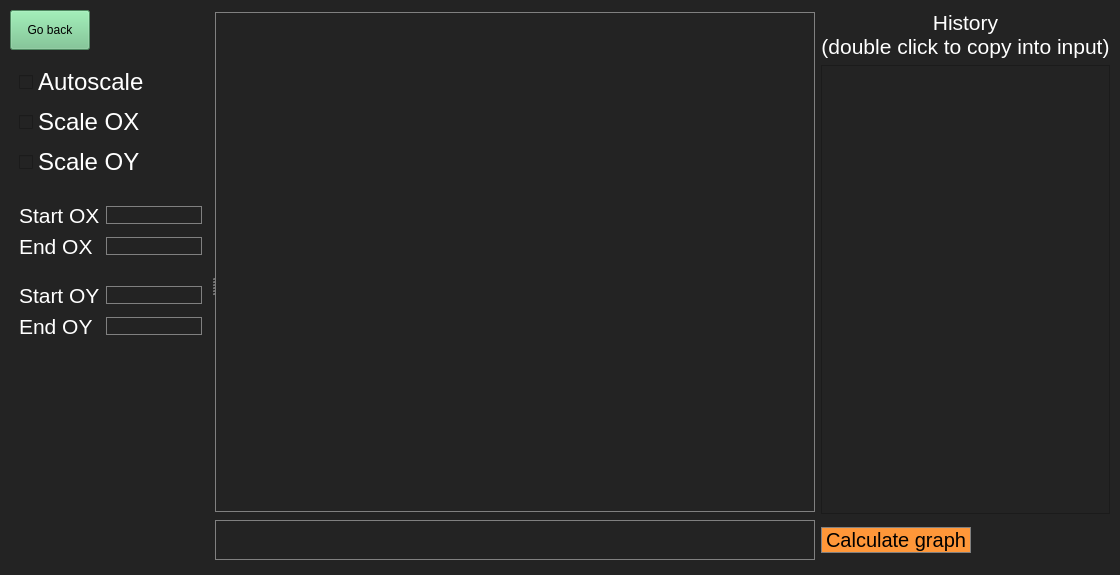
<?xml version="1.0" encoding="UTF-8"?>
<ui version="4.0">
 <class>QPlot</class>
 <widget class="QWidget" name="QPlot">
  <property name="geometry">
   <rect>
    <x>0</x>
    <y>0</y>
    <width>1120</width>
    <height>575</height>
   </rect>
  </property>
  <property name="sizePolicy">
   <sizepolicy hsizetype="Fixed" vsizetype="Fixed">
    <horstretch>0</horstretch>
    <verstretch>0</verstretch>
   </sizepolicy>
  </property>
  <property name="minimumSize">
   <size>
    <width>1120</width>
    <height>575</height>
   </size>
  </property>
  <property name="maximumSize">
   <size>
    <width>1120</width>
    <height>575</height>
   </size>
  </property>
  <property name="windowTitle">
   <string>Form</string>
  </property>
  <property name="styleSheet">
   <string notr="true">QWidget {background:rgb(35, 35, 35);}
QGroupBox {
  border: 0px ;
}
QCheckBox {
background:rgb(35, 35, 35);
color:white;
}
QLineEdit {
background:rgb(35, 35, 35);
border: 1px solid grey;
color:white;
}
QLabel {
background:rgb(35, 35, 35);
color:white;
}</string>
  </property>
  <widget class="QSplitter" name="splitter">
   <property name="geometry">
    <rect>
     <x>10</x>
     <y>10</y>
     <width>1100</width>
     <height>550</height>
    </rect>
   </property>
   <property name="orientation">
    <enum>Qt::Horizontal</enum>
   </property>
   <widget class="QWidget" name="layoutWidget">
    <layout class="QFormLayout" name="formLayout">
     <item row="0" column="0">
      <widget class="QPushButton" name="pushButton">
       <property name="minimumSize">
        <size>
         <width>0</width>
         <height>40</height>
        </size>
       </property>
       <property name="styleSheet">
        <string notr="true">QPushButton {
  background-color: rgb(111, 193, 136);
  color: black; 

}

QPushButton:pressed {
    background-color: qlineargradient(x1: 0, y1: 0, x2: 0, y2: 1,
                                      stop: 0 #6FC188, stop: 1 #5DA976);
}</string>
       </property>
       <property name="text">
        <string>Go back</string>
       </property>
      </widget>
     </item>
     <item row="2" column="0" colspan="2">
      <widget class="QGroupBox" name="groupBox">
       <layout class="QGridLayout" name="gridLayout_2">
        <item row="0" column="1">
         <widget class="QLineEdit" name="lineEdit_start_x"/>
        </item>
        <item row="1" column="1">
         <widget class="QLineEdit" name="lineEdit_end_x"/>
        </item>
        <item row="0" column="0">
         <widget class="QLabel" name="start_ox">
          <property name="font">
           <font>
            <pointsize>16</pointsize>
           </font>
          </property>
          <property name="text">
           <string>Start OX</string>
          </property>
         </widget>
        </item>
        <item row="1" column="0">
         <widget class="QLabel" name="end_ox">
          <property name="font">
           <font>
            <pointsize>16</pointsize>
           </font>
          </property>
          <property name="text">
           <string>End OX</string>
          </property>
         </widget>
        </item>
       </layout>
      </widget>
     </item>
     <item row="1" column="0" colspan="2">
      <widget class="QGroupBox" name="groupBox">
       <layout class="QGridLayout" name="gridLayout_3">
        <item row="0" column="0">
         <widget class="QCheckBox" name="checkBox_autoscale">
          <property name="font">
           <font>
            <pointsize>18</pointsize>
           </font>
          </property>
          <property name="text">
           <string>Autoscale</string>
          </property>
         </widget>
        </item>
        <item row="1" column="0">
         <widget class="QCheckBox" name="checkBox_scale_x">
          <property name="font">
           <font>
            <pointsize>18</pointsize>
           </font>
          </property>
          <property name="text">
           <string>Scale OX</string>
          </property>
         </widget>
        </item>
        <item row="2" column="0">
         <widget class="QCheckBox" name="checkBox_scale_y">
          <property name="font">
           <font>
            <pointsize>18</pointsize>
           </font>
          </property>
          <property name="text">
           <string>Scale OY</string>
          </property>
         </widget>
        </item>
       </layout>
      </widget>
     </item>
     <item row="3" column="0" colspan="2">
      <widget class="QGroupBox" name="groupBoxScale">
       <layout class="QGridLayout" name="gridLayout_4">
        <item row="0" column="0">
         <widget class="QLabel" name="start_oy">
          <property name="font">
           <font>
            <pointsize>16</pointsize>
           </font>
          </property>
          <property name="text">
           <string>Start OY</string>
          </property>
         </widget>
        </item>
        <item row="0" column="1">
         <widget class="QLineEdit" name="lineEdit_start_y"/>
        </item>
        <item row="1" column="1">
         <widget class="QLineEdit" name="lineEdit_end_y"/>
        </item>
        <item row="1" column="0">
         <widget class="QLabel" name="end_oy">
          <property name="font">
           <font>
            <pointsize>16</pointsize>
           </font>
          </property>
          <property name="text">
           <string>End OY</string>
          </property>
         </widget>
        </item>
       </layout>
      </widget>
     </item>
    </layout>
   </widget>
   <widget class="QWidget" name="layoutWidget">
    <layout class="QGridLayout" name="gridLayout">
     <item row="2" column="1">
      <widget class="QPushButton" name="pushButton_get_graph">
       <property name="sizePolicy">
        <sizepolicy hsizetype="Preferred" vsizetype="Fixed">
         <horstretch>0</horstretch>
         <verstretch>0</verstretch>
        </sizepolicy>
       </property>
       <property name="minimumSize">
        <size>
         <width>150</width>
         <height>0</height>
        </size>
       </property>
       <property name="maximumSize">
        <size>
         <width>100</width>
         <height>16777215</height>
        </size>
       </property>
       <property name="font">
        <font>
         <family>Arial</family>
         <pointsize>15</pointsize>
         <kerning>true</kerning>
        </font>
       </property>
       <property name="styleSheet">
        <string notr="true">QPushButton {
  background-color: rgb(255, 151, 57);
  color: black; 
  border: 1px solid gray;
}
QPushButton:pressed {
    background-color: qlineargradient(x1: 0, y1: 0, x2: 0, y2: 1,
                                      stop: 0 #FF7832, stop: 1 #FF9739);
}
</string>
       </property>
       <property name="text">
        <string>Calculate graph</string>
       </property>
      </widget>
     </item>
     <item row="2" column="0">
      <widget class="QLineEdit" name="lineEdit">
       <property name="sizePolicy">
        <sizepolicy hsizetype="Preferred" vsizetype="Fixed">
         <horstretch>0</horstretch>
         <verstretch>0</verstretch>
        </sizepolicy>
       </property>
       <property name="minimumSize">
        <size>
         <width>500</width>
         <height>40</height>
        </size>
       </property>
       <property name="alignment">
        <set>Qt::AlignRight|Qt::AlignTrailing|Qt::AlignVCenter</set>
       </property>
      </widget>
     </item>
     <item row="0" column="1">
      <layout class="QVBoxLayout" name="verticalLayout">
       <item>
        <widget class="QLabel" name="label_3">
         <property name="font">
          <font>
           <pointsize>16</pointsize>
          </font>
         </property>
         <property name="text">
          <string>History
(double click to copy into input)</string>
         </property>
         <property name="alignment">
          <set>Qt::AlignCenter</set>
         </property>
        </widget>
       </item>
       <item>
        <widget class="QListWidget" name="listWidget">
         <property name="styleSheet">
          <string notr="true">QListWidget {
color:white;
}

QListWidget:pressed {
    background-color: qlineargradient(x1: 0, y1: 0, x2: 0, y2: 1,
                                      stop: 0 #BEBEBE, stop: 1 #D7D7D7);
}</string>
         </property>
         <property name="editTriggers">
          <set>QAbstractItemView::DoubleClicked</set>
         </property>
        </widget>
       </item>
      </layout>
     </item>
     <item row="0" column="0">
      <widget class="QCustomPlot" name="widget_plot" native="true">
       <property name="sizePolicy">
        <sizepolicy hsizetype="Fixed" vsizetype="Fixed">
         <horstretch>0</horstretch>
         <verstretch>0</verstretch>
        </sizepolicy>
       </property>
       <property name="minimumSize">
        <size>
         <width>600</width>
         <height>500</height>
        </size>
       </property>
       <property name="styleSheet">
        <string notr="true">QWidget {
   border: 1px solid gray;
}</string>
       </property>
      </widget>
     </item>
    </layout>
   </widget>
  </widget>
 </widget>
 <customwidgets>
  <customwidget>
   <class>QCustomPlot</class>
   <extends>QWidget</extends>
   <header location="global">qcustomplot.h</header>
   <container>1</container>
  </customwidget>
 </customwidgets>
 <resources/>
 <connections/>
</ui>
